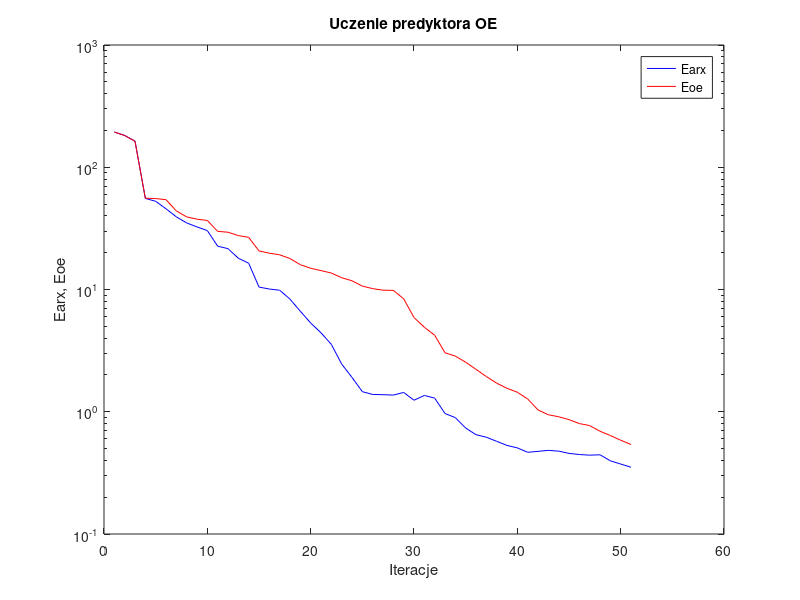
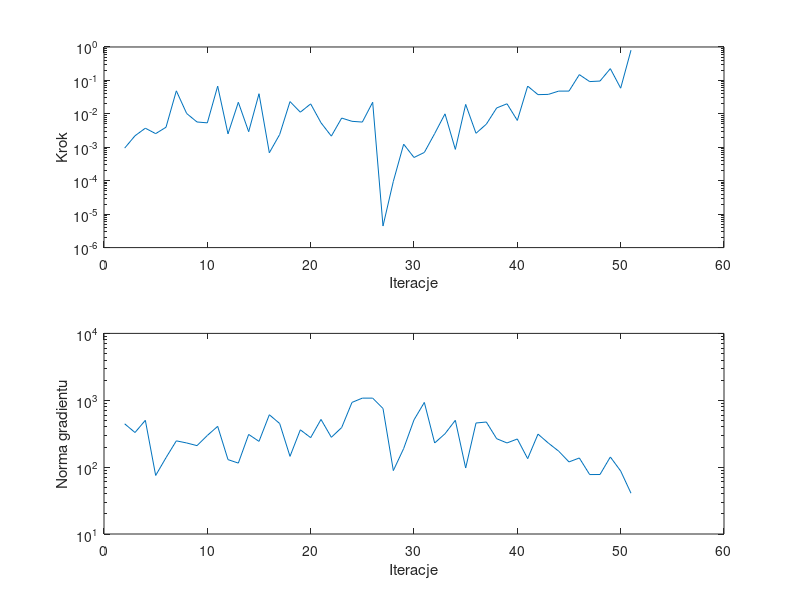

Reproduce these figures in MATLAB, in order.
%uczenie predyktora oe
clear all;
n=0; farx(n+1)=1.941734e+002; foe(n+1)=1.939294e+002; wspucz(n+1)=0.000000e+000; ng(n+1)=0.000000e+000;
%odnowa zmiennej metryki
n=1; farx(n+1)=1.820446e+002; foe(n+1)=1.817354e+002; krok(n+1)=9.446471e-004; ng(n+1)=4.442876e+002;
n=2; farx(n+1)=1.636976e+002; foe(n+1)=1.629432e+002; krok(n+1)=2.209886e-003; ng(n+1)=3.293791e+002;
n=3; farx(n+1)=5.561784e+001; foe(n+1)=5.588259e+001; krok(n+1)=3.721397e-003; ng(n+1)=5.014511e+002;
n=4; farx(n+1)=5.266817e+001; foe(n+1)=5.541689e+001; krok(n+1)=2.561707e-003; ng(n+1)=7.508765e+001;
n=5; farx(n+1)=4.575173e+001; foe(n+1)=5.428670e+001; krok(n+1)=3.973596e-003; ng(n+1)=1.384158e+002;
n=6; farx(n+1)=3.929284e+001; foe(n+1)=4.395904e+001; krok(n+1)=4.879939e-002; ng(n+1)=2.472449e+002;
n=7; farx(n+1)=3.503427e+001; foe(n+1)=3.926711e+001; krok(n+1)=1.024683e-002; ng(n+1)=2.298493e+002;
n=8; farx(n+1)=3.251111e+001; foe(n+1)=3.760658e+001; krok(n+1)=5.711090e-003; ng(n+1)=2.096381e+002;
n=9; farx(n+1)=3.033299e+001; foe(n+1)=3.671420e+001; krok(n+1)=5.381741e-003; ng(n+1)=2.975662e+002;
n=10; farx(n+1)=2.262006e+001; foe(n+1)=2.989460e+001; krok(n+1)=6.742193e-002; ng(n+1)=4.073428e+002;
n=11; farx(n+1)=2.158544e+001; foe(n+1)=2.942209e+001; krok(n+1)=2.519327e-003; ng(n+1)=1.295019e+002;
n=12; farx(n+1)=1.802257e+001; foe(n+1)=2.760724e+001; krok(n+1)=2.219272e-002; ng(n+1)=1.149206e+002;
n=13; farx(n+1)=1.640856e+001; foe(n+1)=2.670726e+001; krok(n+1)=2.921865e-003; ng(n+1)=3.083921e+002;
n=14; farx(n+1)=1.047086e+001; foe(n+1)=2.066935e+001; krok(n+1)=4.000365e-002; ng(n+1)=2.427558e+002;
n=15; farx(n+1)=1.008948e+001; foe(n+1)=1.982354e+001; krok(n+1)=6.856719e-004; ng(n+1)=6.073620e+002;
n=16; farx(n+1)=9.865030e+000; foe(n+1)=1.922104e+001; krok(n+1)=2.414856e-003; ng(n+1)=4.489424e+002;
n=17; farx(n+1)=8.338284e+000; foe(n+1)=1.792568e+001; krok(n+1)=2.327615e-002; ng(n+1)=1.448797e+002;
n=18; farx(n+1)=6.638205e+000; foe(n+1)=1.595104e+001; krok(n+1)=1.121665e-002; ng(n+1)=3.614504e+002;
n=19; farx(n+1)=5.319025e+000; foe(n+1)=1.492279e+001; krok(n+1)=1.987953e-002; ng(n+1)=2.759140e+002;
n=20; farx(n+1)=4.424573e+000; foe(n+1)=1.427906e+001; krok(n+1)=5.414124e-003; ng(n+1)=5.170902e+002;
n=21; farx(n+1)=3.559229e+000; foe(n+1)=1.363970e+001; krok(n+1)=2.156451e-003; ng(n+1)=2.792990e+002;
n=22; farx(n+1)=2.455050e+000; foe(n+1)=1.248145e+001; krok(n+1)=7.481826e-003; ng(n+1)=3.906093e+002;
n=23; farx(n+1)=1.909216e+000; foe(n+1)=1.178771e+001; krok(n+1)=5.980899e-003; ng(n+1)=9.293989e+002;
n=24; farx(n+1)=1.460145e+000; foe(n+1)=1.066555e+001; krok(n+1)=5.680993e-003; ng(n+1)=1.076251e+003;
n=25; farx(n+1)=1.385051e+000; foe(n+1)=1.016542e+001; krok(n+1)=2.223039e-002; ng(n+1)=1.076194e+003;
%odnowa zmiennej metryki
n=26; farx(n+1)=1.379181e+000; foe(n+1)=9.874511e+000; krok(n+1)=4.419215e-006; ng(n+1)=7.535728e+002;
n=27; farx(n+1)=1.368892e+000; foe(n+1)=9.835898e+000; krok(n+1)=9.579321e-005; ng(n+1)=8.871341e+001;
n=28; farx(n+1)=1.438639e+000; foe(n+1)=8.394035e+000; krok(n+1)=1.238012e-003; ng(n+1)=1.899493e+002;
n=29; farx(n+1)=1.242221e+000; foe(n+1)=5.902320e+000; krok(n+1)=4.957630e-004; ng(n+1)=5.094523e+002;
n=30; farx(n+1)=1.359127e+000; foe(n+1)=4.910967e+000; krok(n+1)=7.010405e-004; ng(n+1)=9.278678e+002;
n=31; farx(n+1)=1.293516e+000; foe(n+1)=4.228213e+000; krok(n+1)=2.569527e-003; ng(n+1)=2.296363e+002;
n=32; farx(n+1)=9.675225e-001; foe(n+1)=3.038673e+000; krok(n+1)=1.000091e-002; ng(n+1)=3.156058e+002;
n=33; farx(n+1)=8.952805e-001; foe(n+1)=2.851351e+000; krok(n+1)=8.650734e-004; ng(n+1)=5.017166e+002;
n=34; farx(n+1)=7.360976e-001; foe(n+1)=2.543727e+000; krok(n+1)=1.916385e-002; ng(n+1)=9.699371e+001;
n=35; farx(n+1)=6.491298e-001; foe(n+1)=2.221594e+000; krok(n+1)=2.621411e-003; ng(n+1)=4.571372e+002;
n=36; farx(n+1)=6.191013e-001; foe(n+1)=1.940923e+000; krok(n+1)=4.916421e-003; ng(n+1)=4.727067e+002;
n=37; farx(n+1)=5.729964e-001; foe(n+1)=1.713323e+000; krok(n+1)=1.500979e-002; ng(n+1)=2.661398e+002;
n=38; farx(n+1)=5.302560e-001; foe(n+1)=1.555887e+000; krok(n+1)=2.001452e-002; ng(n+1)=2.299459e+002;
n=39; farx(n+1)=5.064145e-001; foe(n+1)=1.444091e+000; krok(n+1)=6.353015e-003; ng(n+1)=2.636110e+002;
n=40; farx(n+1)=4.659559e-001; foe(n+1)=1.272938e+000; krok(n+1)=6.754791e-002; ng(n+1)=1.339140e+002;
n=41; farx(n+1)=4.741650e-001; foe(n+1)=1.035275e+000; krok(n+1)=3.754388e-002; ng(n+1)=3.117430e+002;
n=42; farx(n+1)=4.832876e-001; foe(n+1)=9.447370e-001; krok(n+1)=3.820826e-002; ng(n+1)=2.291000e+002;
n=43; farx(n+1)=4.763205e-001; foe(n+1)=9.104831e-001; krok(n+1)=4.785778e-002; ng(n+1)=1.733347e+002;
n=44; farx(n+1)=4.565661e-001; foe(n+1)=8.619962e-001; krok(n+1)=4.797973e-002; ng(n+1)=1.196613e+002;
n=45; farx(n+1)=4.468195e-001; foe(n+1)=8.003421e-001; krok(n+1)=1.490738e-001; ng(n+1)=1.370234e+002;
n=46; farx(n+1)=4.414138e-001; foe(n+1)=7.705247e-001; krok(n+1)=9.228634e-002; ng(n+1)=7.742282e+001;
n=47; farx(n+1)=4.446534e-001; foe(n+1)=6.927696e-001; krok(n+1)=9.571557e-002; ng(n+1)=7.757851e+001;
n=48; farx(n+1)=3.969777e-001; foe(n+1)=6.393633e-001; krok(n+1)=2.250273e-001; ng(n+1)=1.418978e+002;
n=49; farx(n+1)=3.734789e-001; foe(n+1)=5.850752e-001; krok(n+1)=5.857529e-002; ng(n+1)=8.753702e+001;
n=50; farx(n+1)=3.517445e-001; foe(n+1)=5.398676e-001; krok(n+1)=8.029948e-001; ng(n+1)=4.068982e+001;

figure; semilogy(farx,'b'); hold on; semilogy(foe,'r'); xlabel('Iteracje'); ylabel('Earx, Eoe'); legend('Earx','Eoe'); title('Uczenie predyktora OE');
figure; subplot(2,1,1); semilogy(krok); xlabel('Iteracje'); ylabel('Krok');
subplot(2,1,2); semilogy(ng); xlabel('Iteracje'); ylabel('Norma gradientu');
Earx=farx(n+1)
Eoe=foe(n+1)
